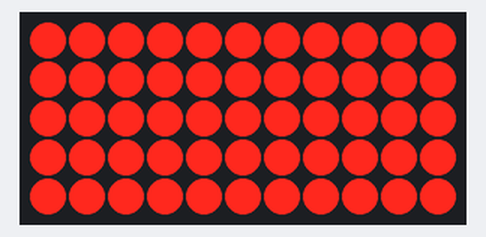
A program run on a simulated Raspberry Pi (BCM pin numbers) with a Scroll pHAT. On the bench: 11×5 LED matrix.

Above: at 0.1 s.
At 0.6 s:
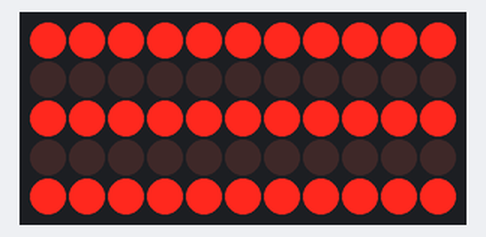
At 1.1 s:
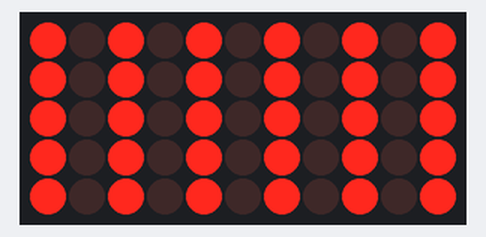
At 1.6 s:
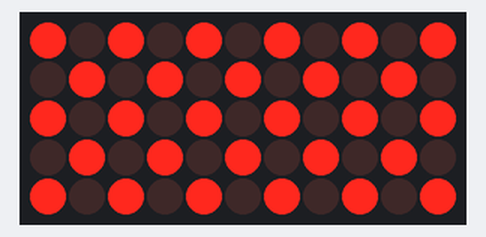
At 2.1 s:
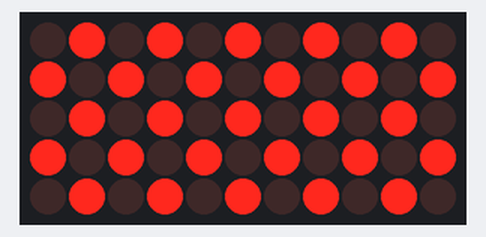

Measured:
- by itself, everything shown: repeats every 2.5 s, in 5 steps
- what the display in image 1 shows lasts 0.5 s, from 0.5 s to 1.0 s

The program:

testall.py
```python
#!/usr/bin/env python

import math
import time
import scrollphat
import sys

def millis():
    return int(round(time.time() * 1000))

scrollphat.set_brightness(2)

def set_checker(offset):
    n = offset
    for y in range(5):
        for x in range(11):
            scrollphat.set_pixel(x,y,n % 2 == 0)
            n += 1
    scrollphat.update()

while True:
    try:
        scrollphat.set_pixels(lambda x, y: 1, auto_update=True)
        time.sleep(0.5)

        scrollphat.set_pixels(lambda x, y: y % 2 == 0, auto_update=True)
        time.sleep(0.5)

        scrollphat.set_pixels(lambda x, y: x % 2 == 0, auto_update=True)
        time.sleep(0.5)

        set_checker(0)
        time.sleep(0.5)
        set_checker(1)
        time.sleep(0.5)
    except KeyboardInterrupt:
        scrollphat.clear()
        sys.exit(-1)
```
